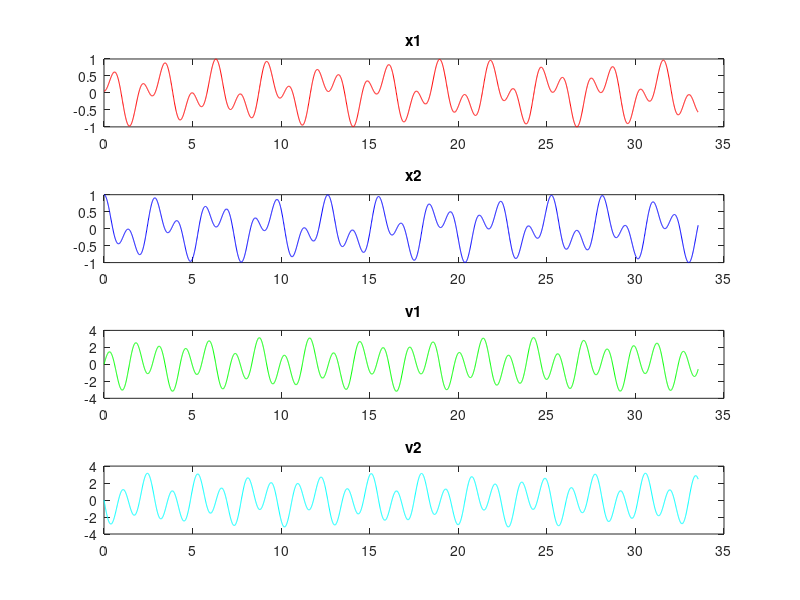

MATLAB code to generate this figure:
clc;
clear all;
k=4;
k1=k;k2=2*k;k3=k;
m1=1;m2=1;
M=[m1 0; 0 m2];
K=[k1+k2 -k2; -k2 k2+k3];
k11=k1+k2;
k22=k2+k3;
k12=-k2;
x10=0.05;x20=1;v10=0;v20=0;

y0=[x10;x20;v10;v20];% initial condition matrix
p=[1 -((k11/m1)+(k22/m2)) (k11*k22-k12*k12)/m1*m2];% natural frequency eqn
r=roots(p);%w2^2 and w1^2
w1w2=sqrt(r);
% time step
max_frq=max(w1w2);
dt=1/(max_frq*20);
t=0:dt:3000*dt;
u1=[1;(-k12)/(k22-r(2,1)*m2)];%mode shap 1
u2=[1;(-k12)/(k22-r(1,1)*m2)];% mode shap2
iw1u1=w1w2(2)*u1*1i;
iw2u2=w1w2(1)*u2*1i;
IC=[u1 u1 u2 u2;iw1u1 -iw1u1 iw2u2 -iw2u2];
C14=inv(IC)*y0;
disp(C14);
y1=zeros(1,length(t));
y2=zeros(1,length(t));
v1=zeros(1,length(t));
v2=zeros(1,length(t));
function yt=x1t(t,IC,C14)
yt=exp(t*IC(3,:))*C14;
end
function yt=x2t(t,IC,C14)
yt=IC(2,:).*exp(t*IC(3,:))*C14;
end
function yt=v1t(t,IC,C14)
yt=IC(3,:).*exp(t*IC(3,:))*C14;
end
function yt=v2t(t,IC,C14)
yt=IC(4,:).*exp(t*IC(3,:))*C14;
end
for n=1:length(t)
    y1(1,n)=x1t(t(1,n),IC,C14);
    y2(1,n)=x2t(t(1,n),IC,C14);
    v1(1,n)=v1t(t(1,n),IC,C14);
    v2(1,n)=v2t(t(1,n),IC,C14);
end
subplot(4, 1,1)

plot(t,y1,'r');
title('x1')
subplot(4, 1,2)

plot(t,y2,'b')
title('x2')
subplot(4, 1,3)

plot(t,v1,'g')
title('v1')
subplot(4, 1,4)

plot(t,v2,'cyan')
title('v2')
